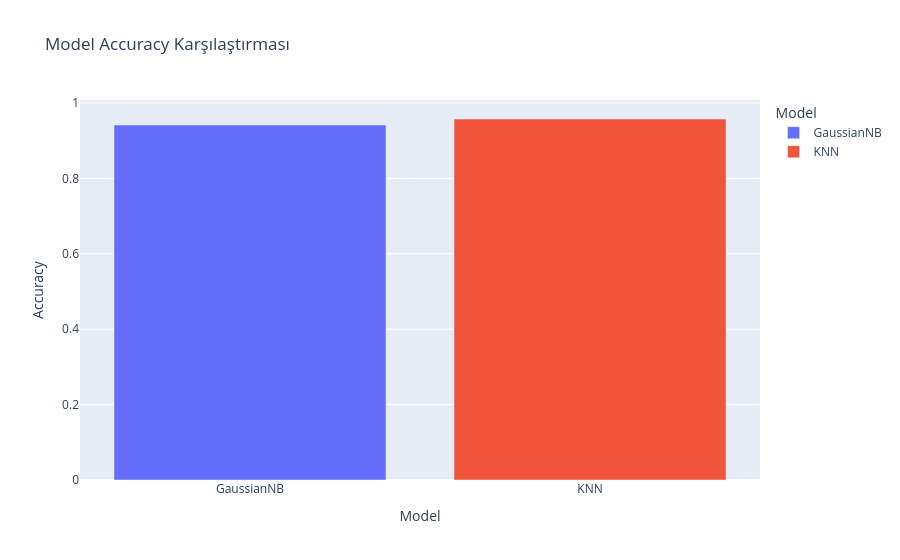

The notebook cell this image was saved under:
### Code cell
fig = px.bar(
    results,
    x="Model",
    y="Accuracy",
    color="Model",
    title="Model Accuracy Karşılaştırması"
)

fig.show()

### Figure 1 — Plotly figure (JSON) as saved in the notebook; plotly's stock layout.template omitted (floating-point values rounded to 4 significant figures)
{"data": [{"hovertemplate": "Model=%{x}<br>Accuracy=%{y}<extra></extra>", "legendgroup": "GaussianNB", "marker": {"color": "#636efa", "pattern": {"shape": ""}}, "name": "GaussianNB", "orientation": "v", "showlegend": true, "textposition": "auto", "type": "bar", "x": ["GaussianNB"], "xaxis": "x", "y": [0.9415], "yaxis": "y"}, {"hovertemplate": "Model=%{x}<br>Accuracy=%{y}<extra></extra>", "legendgroup": "KNN", "marker": {"color": "#EF553B", "pattern": {"shape": ""}}, "name": "KNN", "orientation": "v", "showlegend": true, "textposition": "auto", "type": "bar", "x": ["KNN"], "xaxis": "x", "y": [0.9575], "yaxis": "y"}], "layout": {"autosize": true, "barmode": "relative", "legend": {"title": {"text": "Model"}, "tracegroupgap": 0}, "title": {"text": "Model Accuracy Karşılaştırması"}, "xaxis": {"anchor": "y", "autorange": true, "categoryarray": ["GaussianNB", "KNN"], "categoryorder": "array", "domain": [0, 1], "range": [-0.5, 1.5], "title": {"text": "Model"}, "type": "category"}, "yaxis": {"anchor": "x", "autorange": true, "domain": [0, 1], "range": [0, 1.008], "title": {"text": "Accuracy"}, "type": "linear"}}}
